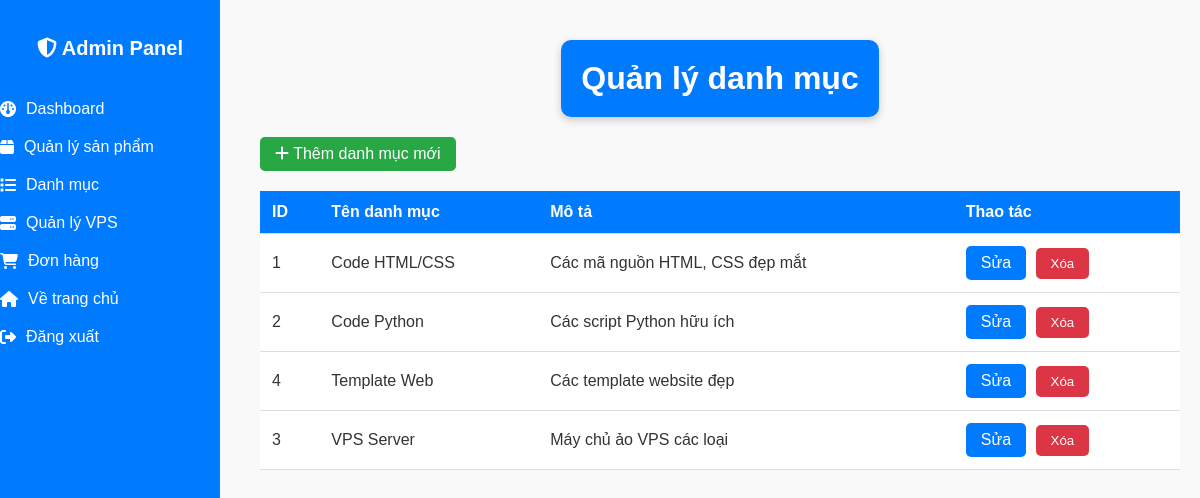
Screenshot of /admin/categories.php (signed in) with the database file from the repository.
### tables this page shows
CREATE TABLE categories (
    id INT AUTO_INCREMENT PRIMARY KEY,
    name VARCHAR(100) NOT NULL,
    description TEXT,
    created_at TIMESTAMP DEFAULT CURRENT_TIMESTAMP,
    updated_at TIMESTAMP DEFAULT CURRENT_TIMESTAMP ON UPDATE CURRENT_TIMESTAMP
);

### app/Models/Category.php (called while the page is built, shortened)
<?php
require_once __DIR__ . '/../Config/Database.php';
class Category {
    private $conn;
    private $table = 'categories';
    public function __construct() {
        $database = new Database();
        $this->conn = $database->connect();
    }
    public function getAll() {
        $query = "SELECT * FROM {$this->table} ORDER BY name ASC";
        $stmt = $this->conn->prepare($query);
        $stmt->execute();
        return $stmt->fetchAll();
    }
}

### app/Config/Database.php (called while the page is built, shortened)
<?php
class Database {
    private $host;
    private $db_name;
    private $username;
    private $password;
    public function __construct() {
        if (getenv('MYSQLHOST')) {
            $this->host = getenv('MYSQLHOST');
            $this->db_name = getenv('MYSQLDATABASE') ?: 'railway';
            $this->username = getenv('MYSQLUSER') ?: 'root';
            $this->password = getenv('MYSQLPASSWORD') ?: '';
            $port = getenv('MYSQLPORT') ?: '3306';
            $this->host = $this->host . ':' . $port;
        } else {
            $this->host = 'localhost';
            $this->db_name = 'shop_online';
            $this->username = 'shopuser';
            $this->password = 'shop123';
        }
    }
    public function connect() {
        $this->conn = null;
        try {
            $this->conn = new PDO(
                "mysql:host=" . $this->host . ";dbname=" . $this->db_name . ";charset=utf8mb4",
                $this->username,
                $this->password
            );
            $this->conn->setAttribute(PDO::ATTR_ERRMODE, PDO::ERRMODE_EXCEPTION);
            $this->conn->setAttribute(PDO::ATTR_DEFAULT_FETCH_MODE, PDO::FETCH_ASSOC);
        } catch(PDOException $e) {
            echo "Connection Error: " . $e->getMessage();
        }
        return $this->conn;
    }
}

### public/admin/categories.php (the view, shortened to what this page needs)
<?php
require_once __DIR__ . '/../../app/Models/Category.php';
$categoryModel = new Category();
$action = $_GET['action'] ?? 'list';
$category = null;
$categories = $categoryModel->getAll();
?>
<!DOCTYPE html>
<html lang="vi">
<head>
    <link rel="stylesheet" href="https://cdnjs.cloudflare.com/ajax/libs/font-awesome/6.5.0/css/all.min.css">
    <link rel="stylesheet" href="<?= BASE_URL ?>css/styles.css">
</head>
<body>
    <div class="sidebar" id="sidebar">
        <h2><i class="fa-solid fa-shield-halved"></i> Admin Panel</h2>
        <a href="<?= BASE_URL ?>admin/"><i class="fa-solid fa-gauge"></i> Dashboard</a>
        <a href="<?= BASE_URL ?>admin/products.php"><i class="fa-solid fa-box"></i> Quản lý sản phẩm</a>
        <a href="<?= BASE_URL ?>admin/categories.php"><i class="fa-solid fa-list"></i> Danh mục</a>
        <a href="<?= BASE_URL ?>admin/vps.php"><i class="fa-solid fa-server"></i> Quản lý VPS</a>
        <a href="<?= BASE_URL ?>admin/orders.php"><i class="fa-solid fa-shopping-cart"></i> Đơn hàng</a>
        <a href="<?= BASE_URL ?>"><i class="fa-solid fa-home"></i> Về trang chủ</a>
        <a href="<?= BASE_URL ?>logout.php"><i class="fa-solid fa-right-from-bracket"></i> Đăng xuất</a>
    </div>
    <div class="main-content">
        <h1>Quản lý danh mục</h1>
        <?php if ($action === 'add' || $action === 'edit'): ?>
            <h2><?= $action === 'add' ? 'Thêm danh mục mới' : 'Chỉnh sửa danh mục' ?></h2>
            <form method="POST" style="background: white; padding: 20px; border-radius: 10px; max-width: 600px;">
                <input type="hidden" name="action" value="<?= $action ?>">
                <?php if ($category): ?>
                    <input type="hidden" name="category_id" value="<?= $category['id'] ?>">
                <?php endif; ?>
                <div class="form-group">
                    <label>Tên danh mục</label>
                    <input type="text" name="name" value="<?= $category['name'] ?? '' ?>" required>
                </div>
                <div class="form-group">
                    <label>Mô tả</label>
                    <textarea name="description" rows="4"><?= $category['description'] ?? '' ?></textarea>
                </div>
                <button type="submit" class="btn btn-success">
                    <i class="fa-solid fa-save"></i> <?= $action === 'add' ? 'Thêm danh mục' : 'Cập nhật' ?>
                </button>
                <a href="categories.php" class="btn btn-primary">Quay lại</a>
            </form>
        <?php else: ?>
            <a href="categories.php?action=add" class="btn btn-success">
                <i class="fa-solid fa-plus"></i> Thêm danh mục mới
            </a>
            <table>
                <thead>
                    <tr>
                        <th>ID</th>
                        <th>Tên danh mục</th>
                        <th>Mô tả</th>
                        <th>Thao tác</th>
                    </tr>
                </thead>
                <tbody>
                    <?php if (empty($categories)): ?>
                        <tr><td colspan="4" style="text-align: center;">Chưa có danh mục nào</td></tr>
                    <?php else: ?>
                        <?php foreach ($categories as $cat): ?>
                            <tr>
                                <td><?= $cat['id'] ?></td>
                                <td><?= htmlspecialchars($cat['name']) ?></td>
                                <td><?= htmlspecialchars($cat['description']) ?></td>
                                <td>
                                    <a href="categories.php?action=edit&id=<?= $cat['id'] ?>" class="btn btn-primary">Sửa</a>
                                    <form method="POST" style="display: inline;" onsubmit="return confirm('Xác nhận xóa?')">
                                        <button type="submit" class="btn btn-danger">Xóa</button>
                                    </form>
                                </td>
                            </tr>
                        <?php endforeach; ?>
                    <?php endif; ?>
                </tbody>
            </table>
        <?php endif; ?>
    </div>
</body>
</html>

### public/css/styles.css (style rules this page uses)
body { margin: 0; padding: 0; display: flex; font-family: "Poppins", sans-serif; background-color: #f9f9f9; color: #333; }
h1 { text-align: center; background-color: #007bff; color: white; padding: 20px; border-radius: 10px; margin: 20px auto; width: fit-content; box-shadow: 0 3px 8px rgba(0, 0, 0, 0.2); }
.sidebar { position: fixed; top: 0; left: 0; width: 220px; height: 100vh; background: #007bff; color: white; display: flex; flex-direction: column; align-items: center; padding-top: 20px; transition: all 0.3s ease; }
.sidebar h2 { font-size: 20px; margin-bottom: 30px; }
.sidebar a { display: flex; align-items: center; gap: 10px; width: 100%; padding: 10px 20px; color: white; text-decoration: none; transition: background 0.3s ease; }
.main-content { flex: 1; margin-left: 240px; padding: 20px; transition: margin-left 0.3s ease; }

### public/admin/categories.php (style rules this page uses)
table { width: 100%; border-collapse: collapse; background: white; margin-top: 20px; }
th, td { padding: 12px; text-align: left; border-bottom: 1px solid #ddd; }
th { background: #007bff; color: white; }
.btn { padding: 8px 15px; border-radius: 5px; text-decoration: none; color: white; margin-right: 5px; display: inline-block; border: none; cursor: pointer; }
.btn-primary { background: #007bff; }
.btn-danger { background: #dc3545; }
.btn-success { background: #28a745; }

### rows the page displays
categories: id "1", name "Code HTML/CSS", description "Các mã nguồn HTML, CSS đẹp mắt"
categories: id "2", name "Code Python", description "Các script Python hữu ích"
categories: id "4", name "Template Web", description "Các template website đẹp"
categories: id "3", name "VPS Server", description "Máy chủ ảo VPS các loại"
